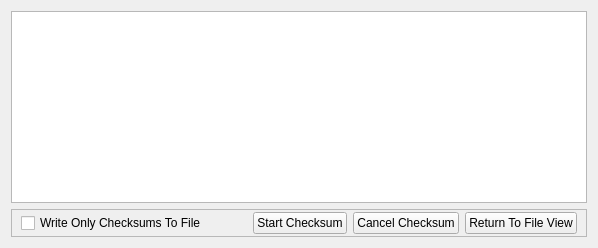
             <widget class="QWidget" name="page02_03">
              <layout class="QGridLayout" name="gridLayout_12">
               <item row="5" column="0" rowspan="2">
                <widget class="QFrame" name="frame02_06">
                 <property name="sizePolicy">
                  <sizepolicy hsizetype="Preferred" vsizetype="Preferred">
                   <horstretch>0</horstretch>
                   <verstretch>0</verstretch>
                  </sizepolicy>
                 </property>
                 <property name="minimumSize">
                  <size>
                   <width>0</width>
                   <height>0</height>
                  </size>
                 </property>
                 <property name="frameShape">
                  <enum>QFrame::StyledPanel</enum>
                 </property>
                 <property name="frameShadow">
                  <enum>QFrame::Raised</enum>
                 </property>
                 <layout class="QHBoxLayout" name="horizontalLayout_2">
                  <property name="topMargin">
                   <number>2</number>
                  </property>
                  <property name="bottomMargin">
                   <number>2</number>
                  </property>
                  <item>
                   <widget class="QCheckBox" name="checkBox_OnlyChecksums01">
                    <property name="text">
                     <string>Write Only Checksums To File</string>
                    </property>
                   </widget>
                  </item>
                  <item>
                   <spacer name="horizontalSpacer03">
                    <property name="orientation">
                     <enum>Qt::Horizontal</enum>
                    </property>
                    <property name="sizeHint" stdset="0">
                     <size>
                      <width>40</width>
                      <height>20</height>
                     </size>
                    </property>
                   </spacer>
                  </item>
                  <item>
                   <widget class="QPushButton" name="pushButton_createChecksum01">
                    <property name="text">
                     <string>Start Checksum</string>
                    </property>
                   </widget>
                  </item>
                  <item>
                   <widget class="QPushButton" name="pushButton_cancelChecksum01">
                    <property name="text">
                     <string>Cancel Checksum</string>
                    </property>
                   </widget>
                  </item>
                  <item>
                   <widget class="QPushButton" name="pushButton_return01">
                    <property name="sizePolicy">
                     <sizepolicy hsizetype="Minimum" vsizetype="Fixed">
                      <horstretch>0</horstretch>
                      <verstretch>0</verstretch>
                     </sizepolicy>
                    </property>
                    <property name="text">
                     <string>Return To File View</string>
                    </property>
                   </widget>
                  </item>
                 </layout>
                </widget>
               </item>
               <item row="0" column="0">
                <widget class="QTextBrowser" name="textBrowser_showChecksum01">
                 <property name="sizePolicy">
                  <sizepolicy hsizetype="Expanding" vsizetype="Expanding">
                   <horstretch>0</horstretch>
                   <verstretch>0</verstretch>
                  </sizepolicy>
                 </property>
                </widget>
               </item>
              </layout>
             </widget>
